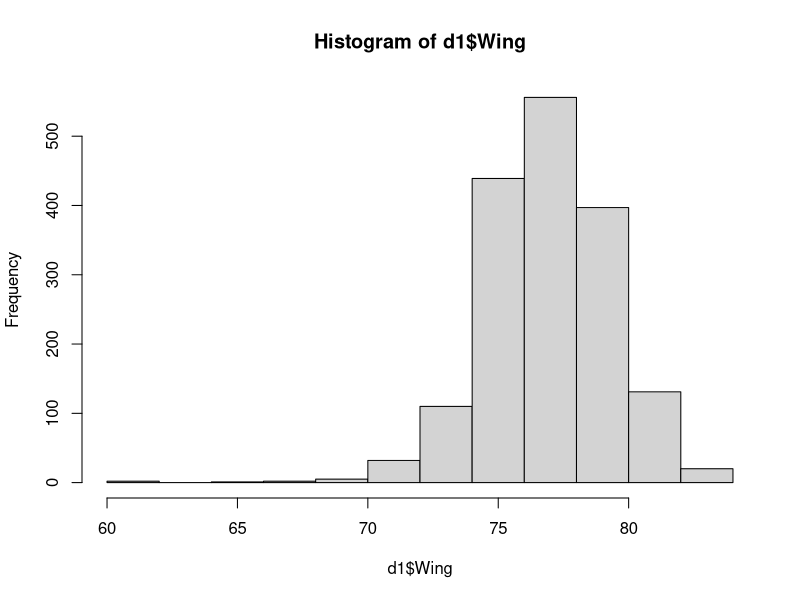
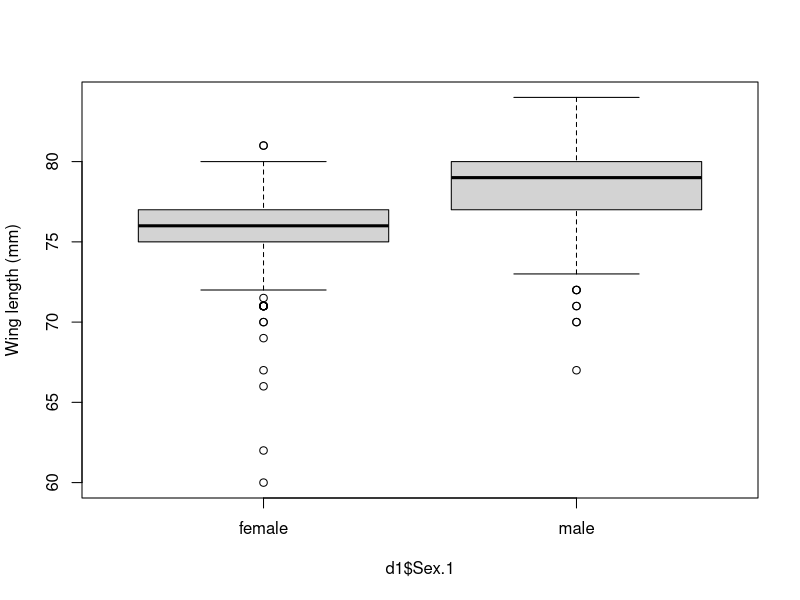
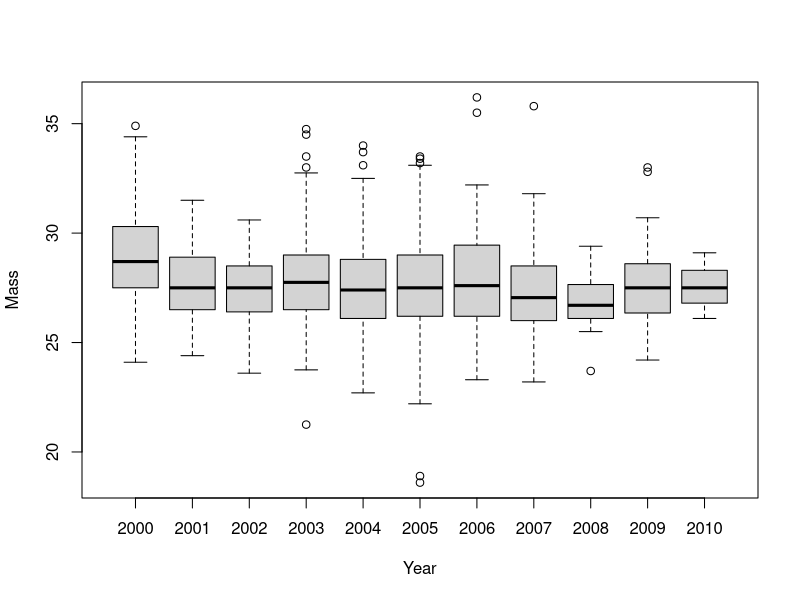

The R script that drew these images, in order:
### ANOVA and repeatability (HO12)

rm(list=ls())

d <- read.table("../data/SparrowSize.txt", header = TRUE)
str(d)

d1 <- subset(d, d$Wing!="NA")
summary(d1$Wing)
hist(d1$Wing)
    # some missing values, some outliers

model1<-lm(Wing~Sex.1, data=d1)
summary(model1)

boxplot(d1$Wing~d1$Sex.1, ylab = "Wing length (mm)")
anova(model1)
    # first row- between-group variance
    # second row- within-group variances (residuals)
    # F value- divide mean squares -> ratio of variances
    # then look up p-value of the F-distribution
    # tells us means are different but not in what way

t.test(d1$Wing~d1$Sex.1, var.equal = TRUE) # t-test

attach(d1) # means you don't need to call df name each time (like d1$Wing)

boxplot(Mass~Year)

m2<- lm(Mass~as.factor(Year), data = d)
anova(m2)
summary(m2) # most years are different from 2000

?TukeyHSD # compare multiple means, all combos
?aov # needed for Tukey. Like an lm

am2<- aov(Mass~as.factor(Year), data = d)
summary(am2) # same result as the lm anova
TukeyHSD(am2)

## exercise 1

list.files(path = "../data")

Aconite <- read.csv("../data/Aconite.csv", header = TRUE)
str(Aconite) # 3 treatment groups, made measurements d1,d2 and c(?)
summary(Aconite)

Aconite1 <- subset(Aconite, !is.na(d1))

summary(Aconite1)

head(Aconite)

attach(Aconite)

groupvsd1 <- lm(d1 ~ group, data = Aconite1)

summary(groupvsd1) # groups are sig diff from A

groupvsd2 <- lm(d2 ~ group, data = Aconite1)

summary(groupvsd2) # B and C not sig diff from A

groupvsc <- lm(c ~ group, data = Aconite1)

summary(groupvsc) # B and C not sig diff from A




